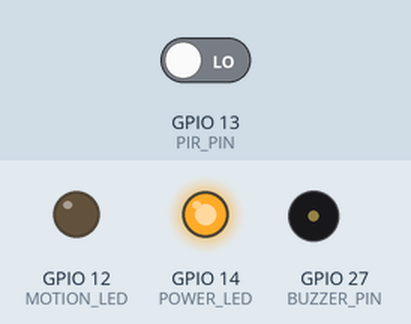
Recording of a sketch running on a simulated ESP32. Parts: output pins drawn as LEDs (lit = HIGH), buzzer (waves = sounding, pin HIGH). The test bench sets the inputs (shaded band); at power-on: GPIO 13 (PIR_PIN) LOW. What the sketch prints to the serial monitor is not drawn.

Above: at 1.8 s.
1.9 s: GPIO 13 (PIR_PIN) driven HIGH
At 3.2 s:
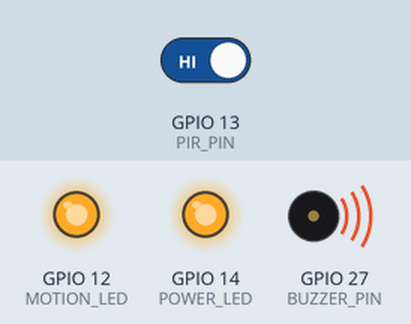
3.5 s: GPIO 13 (PIR_PIN) driven LOW
At 5.5 s:
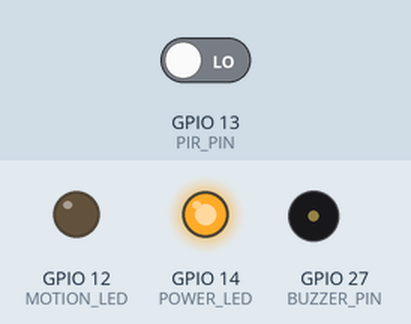
Timing chart, 0 to 7.0 s (numbered marks = the images above; inputs shaded):
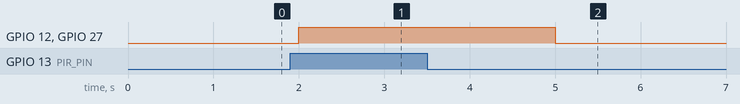

Measured:
- after the input at 1.9 s, GPIO 12 (MOTION_LED), GPIO 27 (BUZZER_PIN): LOW → HIGH after 0.10 s
- after the input at 3.5 s, GPIO 12 (MOTION_LED), GPIO 27 (BUZZER_PIN): goes on until 5.0 s, then stays LOW

The sketch:

Smart_Intrusion.ino
```cpp
//Wokwi code
#define PIR_PIN 13
#define MOTION_LED 12
#define POWER_LED 14
#define BUZZER_PIN 27

void setup() {
  pinMode(PIR_PIN, INPUT);
  pinMode(MOTION_LED, OUTPUT);
  pinMode(POWER_LED, OUTPUT);
  pinMode(BUZZER_PIN, OUTPUT);
  digitalWrite(POWER_LED, HIGH);  // Keep system ON LED always on

  Serial.begin(115200);
  Serial.println("🔒 System Initialized. Monitoring...");
}

void loop() {
  if (digitalRead(PIR_PIN) == HIGH) {
    digitalWrite(MOTION_LED, HIGH);
    digitalWrite(BUZZER_PIN, HIGH);
    Serial.println("🚨 Motion Detected! Sending alert to cloud (simulated)...");
    delay(3000);
    digitalWrite(MOTION_LED, LOW);
    digitalWrite(BUZZER_PIN, LOW);
    Serial.println("✅ Alert sent. System monitoring...");
  }
  delay(500);
}
```
